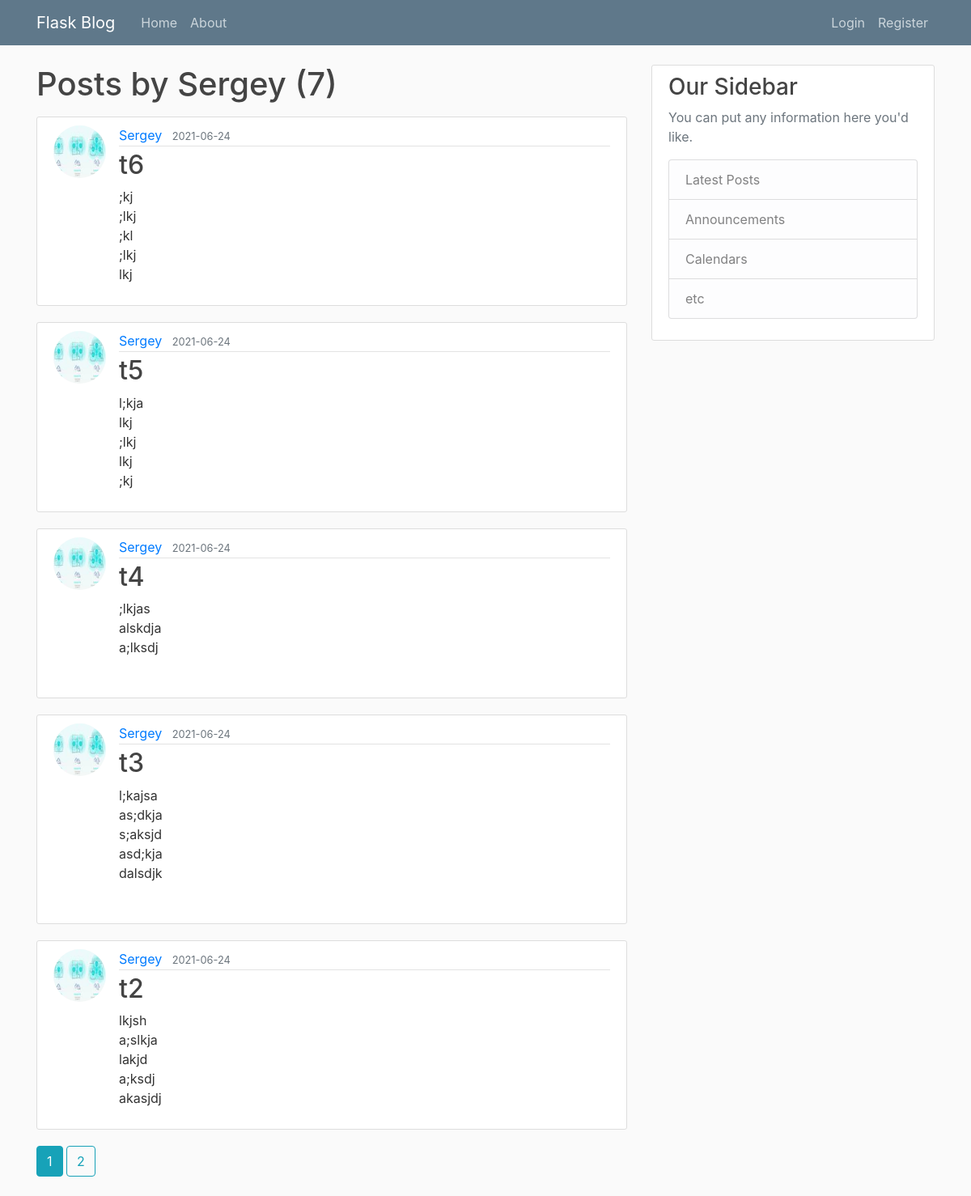
Screenshot of /user/Sergey with the database file from the repository.
### flaskblog/models.py (models this page shows, shortened)
class User(db.Model, UserMixin):
    id = db.Column(db.Integer, primary_key=True)
    username = db.Column(db.String(20), unique=True, nullable=False)
    email = db.Column(db.String(120), unique=True, nullable=False)
    image_file = db.Column(db.String(20), nullable=False, default='default.jpg')
    password = db.Column(db.String(60), nullable=False)
    posts = db.relationship('Post', backref='author', lazy=True)

class Post(db.Model):
    id = db.Column(db.Integer, primary_key=True)
    title = db.Column(db.String(100), nullable=False)
    date_posted = db.Column(db.DateTime, nullable=False, default=datetime.utcnow)
    content = db.Column(db.Text, nullable=False)
    user_id = db.Column(db.Integer, db.ForeignKey('user.id'), nullable=False)

### flaskblog/routes.py (the view)
@app.route("/user/<string:username>")
def user_posts(username):
    page = request.args.get('page', 1, type=int)
    user = User.query.filter_by(username=username).first_or_404()
    posts = Post.query.filter_by(author=user)\
        .order_by(Post.date_posted.desc())\
        .paginate(page=page, per_page=5)
    return render_template('user_posts.html', posts=posts, user=user)

### flaskblog/templates/user_posts.html
{% extends "layout.html" %}
{% block content %}
    <h1 class="mb-3">Posts by {{ user.username }} ({{ posts.total }})</h1>
    {% for post in posts.items %}
        <article class="media content-section">
            <img class="rounded-circle article-img" src="{{ url_for('static', filename='profile_pics/' + post.author.image_file) }}">
          <div class="media-body">
            <div class="article-metadata">
              <a class="mr-2" href="{{ url_for('user_posts', username=post.author.username) }}">{{ post.author.username }}</a>
              <small class="text-muted">{{ post.date_posted.strftime('%Y-%m-%d') }}</small>
            </div>
            <h2><a class="article-title" href="{{ url_for('post', post_id=post.id) }}">{{ post.title }}</a></h2>
            <p class="article-content">{{ post.content }}</p>
          </div>
        </article>
    {% endfor %}
    {% for page_num in posts.iter_pages(left_edge=1, right_edge=1, left_current=1, right_current=2) %}
        {% if page_num %}
            {% if posts.page == page_num  %}
            <a class="btn btn-info mb-4" href="{{ url_for('user_posts', username=user.username, page=page_num) }}">{{ page_num }}</a>
            {% else %}
            <a class="btn btn-outline-info mb-4" href="{{ url_for('user_posts', username=user.username, page=page_num) }}">{{ page_num }}</a>
            {% endif %}
        {% else %}
            ...
        {% endif %}
    {% endfor %}
{% endblock content %}

### flaskblog/templates/layout.html (shortened to what this page needs)
<!DOCTYPE html>
<html>
<head>
    <link rel="stylesheet" href="https://maxcdn.bootstrapcdn.com/bootstrap/4.0.0/css/bootstrap.min.css">
    <link rel="stylesheet" type="text/css" href="{{ url_for('static', filename='main.css') }}">
</head>
<body>
    <header class="site-header">
      <nav class="navbar navbar-expand-md navbar-dark bg-steel fixed-top">
        <div class="container">
          <a class="navbar-brand mr-4" href="/">Flask Blog</a>
          <div class="collapse navbar-collapse" id="navbarToggle">
            <div class="navbar-nav mr-auto">
              <a class="nav-item nav-link" href="{{ url_for('home') }}">Home</a>
              <a class="nav-item nav-link" href="{{ url_for('about') }}">About</a>
            </div>
            <div class="navbar-nav">
                {% if current_user.is_authenticated %}
                    <a class="nav-item nav-link" href="{{ url_for('new_post') }}">New Post</a>
                    <a class="nav-item nav-link" href="{{ url_for('logout') }}">Logout</a>
                    <a class="nav-item nav-link" href="{{ url_for('account') }}">Account</a>
                {% else %}
                    <a class="nav-item nav-link" href="{{ url_for('login') }}">Login</a>
                    <a class="nav-item nav-link" href="{{ url_for('register') }}">Register</a>
                {% endif %}
            </div>
          </div>
        </div>
      </nav>
    </header>
    <main role="main" class="container">
      <div class="row">
        <div class="col-md-8">
            {% block content %}{% endblock %}
        </div>
        <div class="col-md-4">
          <div class="content-section">
            <h3>Our Sidebar</h3>
            <p class='text-muted'>You can put any information here you'd like.
              <ul class="list-group">
                <li class="list-group-item list-group-item-light">Latest Posts</li>
                <li class="list-group-item list-group-item-light">Announcements</li>
                <li class="list-group-item list-group-item-light">Calendars</li>
                <li class="list-group-item list-group-item-light">etc</li>
              </ul>
            </p>
          </div>
        </div>
      </div>
    </main>
</body>
</html>

### flaskblog/static/main.css (style rules this page uses)
body { background: #fafafa; color: #333333; margin-top: 5rem; }
h1, h2, h3, h4, h5, h6 { color: #444444; }
.bg-steel { background-color: #5f788a; }
.site-header .navbar-nav .nav-link { color: #cbd5db; }
.content-section { background: #ffffff; padding: 10px 20px; border: 1px solid #dddddd; border-radius: 3px; margin-bottom: 20px; }
.article-title { color: #444444; }
.article-content { white-space: pre-line; }
.article-img { height: 65px; width: 65px; margin-right: 16px; }
.article-metadata { padding-bottom: 1px; margin-bottom: 4px; border-bottom: 1px solid #e3e3e3 }

### rows the page displays
User: username "Sergey"
Post: image_file (picture), author.username "Sergey", date_posted "2021-06-24", title "t6", content ";kj ;lkj ;kl ;lkj lkj"
Post: image_file (picture), author.username "Sergey", date_posted "2021-06-24", title "t5", content "l;kja lkj ;lkj lkj ;kj"
Post: image_file (picture), author.username "Sergey", date_posted "2021-06-24", title "t4", content ";lkjas alskdja a;lksdj"
Post: image_file (picture), author.username "Sergey", date_posted "2021-06-24", title "t3", content "l;kajsa as;dkja s;aksjd asd;kja dalsdjk"
Post: image_file (picture), author.username "Sergey", date_posted "2021-06-24", title "t2", content "lkjsh a;slkja lakjd a;ksdj akasjdj"

### other values shown
{{ posts.total }} "7"
{{ page_num }} "1"
{{ page_num }} "2"
